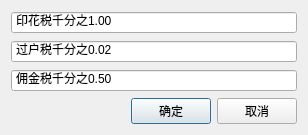
<?xml version="1.0" encoding="UTF-8"?>
<ui version="4.0">
 <class>JKNewProject</class>
 <widget class="QDialog" name="JKNewProject">
  <property name="geometry">
   <rect>
    <x>0</x>
    <y>0</y>
    <width>308</width>
    <height>121</height>
   </rect>
  </property>
  <property name="windowTitle">
   <string>JKNewProject</string>
  </property>
  <layout class="QVBoxLayout" name="verticalLayout">
   <item>
    <widget class="QDoubleSpinBox" name="dSpBxStampTax">
     <property name="buttonSymbols">
      <enum>QAbstractSpinBox::NoButtons</enum>
     </property>
     <property name="prefix">
      <string>印花税千分之</string>
     </property>
     <property name="value">
      <double>1.000000000000000</double>
     </property>
    </widget>
   </item>
   <item>
    <widget class="QDoubleSpinBox" name="dSpBxTransfer">
     <property name="buttonSymbols">
      <enum>QAbstractSpinBox::NoButtons</enum>
     </property>
     <property name="prefix">
      <string>过户税千分之</string>
     </property>
     <property name="value">
      <double>0.020000000000000</double>
     </property>
    </widget>
   </item>
   <item>
    <widget class="QDoubleSpinBox" name="dSpBxCommission">
     <property name="buttonSymbols">
      <enum>QAbstractSpinBox::NoButtons</enum>
     </property>
     <property name="prefix">
      <string>佣金税千分之</string>
     </property>
     <property name="value">
      <double>0.500000000000000</double>
     </property>
    </widget>
   </item>
   <item>
    <layout class="QHBoxLayout" name="horizontalLayout">
     <item>
      <spacer name="horizontalSpacer">
       <property name="orientation">
        <enum>Qt::Horizontal</enum>
       </property>
       <property name="sizeHint" stdset="0">
        <size>
         <width>40</width>
         <height>20</height>
        </size>
       </property>
      </spacer>
     </item>
     <item>
      <widget class="QPushButton" name="pBtnOK">
       <property name="text">
        <string>确定</string>
       </property>
      </widget>
     </item>
     <item>
      <widget class="QPushButton" name="pBtnCancel">
       <property name="text">
        <string>取消</string>
       </property>
      </widget>
     </item>
    </layout>
   </item>
  </layout>
 </widget>
 <layoutdefault spacing="6" margin="11"/>
 <resources/>
 <connections/>
</ui>
